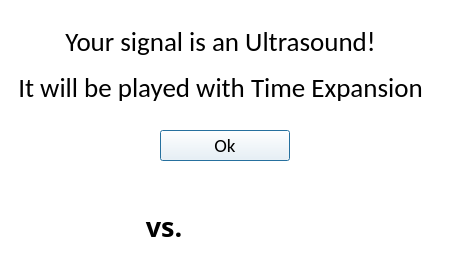
<?xml version="1.0" encoding="UTF-8"?>
<ui version="4.0">
 <class>ultraSound_qdialog</class>
 <widget class="QDialog" name="ultraSound_qdialog">
  <property name="geometry">
   <rect>
    <x>0</x>
    <y>0</y>
    <width>450</width>
    <height>280</height>
   </rect>
  </property>
  <property name="minimumSize">
   <size>
    <width>450</width>
    <height>280</height>
   </size>
  </property>
  <property name="maximumSize">
   <size>
    <width>450</width>
    <height>280</height>
   </size>
  </property>
  <property name="palette">
   <palette>
    <active>
     <colorrole role="WindowText">
      <brush brushstyle="SolidPattern">
       <color alpha="255">
        <red>0</red>
        <green>0</green>
        <blue>0</blue>
       </color>
      </brush>
     </colorrole>
     <colorrole role="Button">
      <brush brushstyle="SolidPattern">
       <color alpha="255">
        <red>255</red>
        <green>255</green>
        <blue>255</blue>
       </color>
      </brush>
     </colorrole>
     <colorrole role="Light">
      <brush brushstyle="SolidPattern">
       <color alpha="255">
        <red>255</red>
        <green>255</green>
        <blue>255</blue>
       </color>
      </brush>
     </colorrole>
     <colorrole role="Midlight">
      <brush brushstyle="SolidPattern">
       <color alpha="255">
        <red>255</red>
        <green>255</green>
        <blue>255</blue>
       </color>
      </brush>
     </colorrole>
     <colorrole role="Dark">
      <brush brushstyle="SolidPattern">
       <color alpha="255">
        <red>127</red>
        <green>127</green>
        <blue>127</blue>
       </color>
      </brush>
     </colorrole>
     <colorrole role="Mid">
      <brush brushstyle="SolidPattern">
       <color alpha="255">
        <red>170</red>
        <green>170</green>
        <blue>170</blue>
       </color>
      </brush>
     </colorrole>
     <colorrole role="Text">
      <brush brushstyle="SolidPattern">
       <color alpha="255">
        <red>0</red>
        <green>0</green>
        <blue>0</blue>
       </color>
      </brush>
     </colorrole>
     <colorrole role="BrightText">
      <brush brushstyle="SolidPattern">
       <color alpha="255">
        <red>255</red>
        <green>255</green>
        <blue>255</blue>
       </color>
      </brush>
     </colorrole>
     <colorrole role="ButtonText">
      <brush brushstyle="SolidPattern">
       <color alpha="255">
        <red>0</red>
        <green>0</green>
        <blue>0</blue>
       </color>
      </brush>
     </colorrole>
     <colorrole role="Base">
      <brush brushstyle="SolidPattern">
       <color alpha="255">
        <red>255</red>
        <green>255</green>
        <blue>255</blue>
       </color>
      </brush>
     </colorrole>
     <colorrole role="Window">
      <brush brushstyle="SolidPattern">
       <color alpha="255">
        <red>255</red>
        <green>255</green>
        <blue>255</blue>
       </color>
      </brush>
     </colorrole>
     <colorrole role="Shadow">
      <brush brushstyle="SolidPattern">
       <color alpha="255">
        <red>0</red>
        <green>0</green>
        <blue>0</blue>
       </color>
      </brush>
     </colorrole>
     <colorrole role="AlternateBase">
      <brush brushstyle="SolidPattern">
       <color alpha="255">
        <red>255</red>
        <green>255</green>
        <blue>255</blue>
       </color>
      </brush>
     </colorrole>
     <colorrole role="ToolTipBase">
      <brush brushstyle="SolidPattern">
       <color alpha="255">
        <red>255</red>
        <green>255</green>
        <blue>220</blue>
       </color>
      </brush>
     </colorrole>
     <colorrole role="ToolTipText">
      <brush brushstyle="SolidPattern">
       <color alpha="255">
        <red>0</red>
        <green>0</green>
        <blue>0</blue>
       </color>
      </brush>
     </colorrole>
    </active>
    <inactive>
     <colorrole role="WindowText">
      <brush brushstyle="SolidPattern">
       <color alpha="255">
        <red>0</red>
        <green>0</green>
        <blue>0</blue>
       </color>
      </brush>
     </colorrole>
     <colorrole role="Button">
      <brush brushstyle="SolidPattern">
       <color alpha="255">
        <red>255</red>
        <green>255</green>
        <blue>255</blue>
       </color>
      </brush>
     </colorrole>
     <colorrole role="Light">
      <brush brushstyle="SolidPattern">
       <color alpha="255">
        <red>255</red>
        <green>255</green>
        <blue>255</blue>
       </color>
      </brush>
     </colorrole>
     <colorrole role="Midlight">
      <brush brushstyle="SolidPattern">
       <color alpha="255">
        <red>255</red>
        <green>255</green>
        <blue>255</blue>
       </color>
      </brush>
     </colorrole>
     <colorrole role="Dark">
      <brush brushstyle="SolidPattern">
       <color alpha="255">
        <red>127</red>
        <green>127</green>
        <blue>127</blue>
       </color>
      </brush>
     </colorrole>
     <colorrole role="Mid">
      <brush brushstyle="SolidPattern">
       <color alpha="255">
        <red>170</red>
        <green>170</green>
        <blue>170</blue>
       </color>
      </brush>
     </colorrole>
     <colorrole role="Text">
      <brush brushstyle="SolidPattern">
       <color alpha="255">
        <red>0</red>
        <green>0</green>
        <blue>0</blue>
       </color>
      </brush>
     </colorrole>
     <colorrole role="BrightText">
      <brush brushstyle="SolidPattern">
       <color alpha="255">
        <red>255</red>
        <green>255</green>
        <blue>255</blue>
       </color>
      </brush>
     </colorrole>
     <colorrole role="ButtonText">
      <brush brushstyle="SolidPattern">
       <color alpha="255">
        <red>0</red>
        <green>0</green>
        <blue>0</blue>
       </color>
      </brush>
     </colorrole>
     <colorrole role="Base">
      <brush brushstyle="SolidPattern">
       <color alpha="255">
        <red>255</red>
        <green>255</green>
        <blue>255</blue>
       </color>
      </brush>
     </colorrole>
     <colorrole role="Window">
      <brush brushstyle="SolidPattern">
       <color alpha="255">
        <red>255</red>
        <green>255</green>
        <blue>255</blue>
       </color>
      </brush>
     </colorrole>
     <colorrole role="Shadow">
      <brush brushstyle="SolidPattern">
       <color alpha="255">
        <red>0</red>
        <green>0</green>
        <blue>0</blue>
       </color>
      </brush>
     </colorrole>
     <colorrole role="AlternateBase">
      <brush brushstyle="SolidPattern">
       <color alpha="255">
        <red>255</red>
        <green>255</green>
        <blue>255</blue>
       </color>
      </brush>
     </colorrole>
     <colorrole role="ToolTipBase">
      <brush brushstyle="SolidPattern">
       <color alpha="255">
        <red>255</red>
        <green>255</green>
        <blue>220</blue>
       </color>
      </brush>
     </colorrole>
     <colorrole role="ToolTipText">
      <brush brushstyle="SolidPattern">
       <color alpha="255">
        <red>0</red>
        <green>0</green>
        <blue>0</blue>
       </color>
      </brush>
     </colorrole>
    </inactive>
    <disabled>
     <colorrole role="WindowText">
      <brush brushstyle="SolidPattern">
       <color alpha="255">
        <red>127</red>
        <green>127</green>
        <blue>127</blue>
       </color>
      </brush>
     </colorrole>
     <colorrole role="Button">
      <brush brushstyle="SolidPattern">
       <color alpha="255">
        <red>255</red>
        <green>255</green>
        <blue>255</blue>
       </color>
      </brush>
     </colorrole>
     <colorrole role="Light">
      <brush brushstyle="SolidPattern">
       <color alpha="255">
        <red>255</red>
        <green>255</green>
        <blue>255</blue>
       </color>
      </brush>
     </colorrole>
     <colorrole role="Midlight">
      <brush brushstyle="SolidPattern">
       <color alpha="255">
        <red>255</red>
        <green>255</green>
        <blue>255</blue>
       </color>
      </brush>
     </colorrole>
     <colorrole role="Dark">
      <brush brushstyle="SolidPattern">
       <color alpha="255">
        <red>127</red>
        <green>127</green>
        <blue>127</blue>
       </color>
      </brush>
     </colorrole>
     <colorrole role="Mid">
      <brush brushstyle="SolidPattern">
       <color alpha="255">
        <red>170</red>
        <green>170</green>
        <blue>170</blue>
       </color>
      </brush>
     </colorrole>
     <colorrole role="Text">
      <brush brushstyle="SolidPattern">
       <color alpha="255">
        <red>127</red>
        <green>127</green>
        <blue>127</blue>
       </color>
      </brush>
     </colorrole>
     <colorrole role="BrightText">
      <brush brushstyle="SolidPattern">
       <color alpha="255">
        <red>255</red>
        <green>255</green>
        <blue>255</blue>
       </color>
      </brush>
     </colorrole>
     <colorrole role="ButtonText">
      <brush brushstyle="SolidPattern">
       <color alpha="255">
        <red>127</red>
        <green>127</green>
        <blue>127</blue>
       </color>
      </brush>
     </colorrole>
     <colorrole role="Base">
      <brush brushstyle="SolidPattern">
       <color alpha="255">
        <red>255</red>
        <green>255</green>
        <blue>255</blue>
       </color>
      </brush>
     </colorrole>
     <colorrole role="Window">
      <brush brushstyle="SolidPattern">
       <color alpha="255">
        <red>255</red>
        <green>255</green>
        <blue>255</blue>
       </color>
      </brush>
     </colorrole>
     <colorrole role="Shadow">
      <brush brushstyle="SolidPattern">
       <color alpha="255">
        <red>0</red>
        <green>0</green>
        <blue>0</blue>
       </color>
      </brush>
     </colorrole>
     <colorrole role="AlternateBase">
      <brush brushstyle="SolidPattern">
       <color alpha="255">
        <red>255</red>
        <green>255</green>
        <blue>255</blue>
       </color>
      </brush>
     </colorrole>
     <colorrole role="ToolTipBase">
      <brush brushstyle="SolidPattern">
       <color alpha="255">
        <red>255</red>
        <green>255</green>
        <blue>220</blue>
       </color>
      </brush>
     </colorrole>
     <colorrole role="ToolTipText">
      <brush brushstyle="SolidPattern">
       <color alpha="255">
        <red>0</red>
        <green>0</green>
        <blue>0</blue>
       </color>
      </brush>
     </colorrole>
    </disabled>
   </palette>
  </property>
  <property name="windowTitle">
   <string>UltraSound Signal</string>
  </property>
  <widget class="QLabel" name="label_28">
   <property name="geometry">
    <rect>
     <x>10</x>
     <y>20</y>
     <width>421</width>
     <height>91</height>
    </rect>
   </property>
   <property name="font">
    <font>
     <family>Calibri</family>
     <pointsize>20</pointsize>
    </font>
   </property>
   <property name="text">
    <string>&lt;html&gt;&lt;head/&gt;&lt;body&gt;&lt;p align=&quot;center&quot;&gt;Your signal is an Ultrasound!&lt;/p&gt;&lt;p align=&quot;center&quot;&gt;It will be played with Time Expansion&lt;/p&gt;&lt;/body&gt;&lt;/html&gt;</string>
   </property>
  </widget>
  <widget class="QPushButton" name="ok_btn">
   <property name="geometry">
    <rect>
     <x>160</x>
     <y>130</y>
     <width>130</width>
     <height>31</height>
    </rect>
   </property>
   <property name="minimumSize">
    <size>
     <width>130</width>
     <height>0</height>
    </size>
   </property>
   <property name="maximumSize">
    <size>
     <width>130</width>
     <height>16777215</height>
    </size>
   </property>
   <property name="palette">
    <palette>
     <active>
      <colorrole role="WindowText">
       <brush brushstyle="SolidPattern">
        <color alpha="255">
         <red>0</red>
         <green>0</green>
         <blue>0</blue>
        </color>
       </brush>
      </colorrole>
      <colorrole role="Button">
       <brush brushstyle="SolidPattern">
        <color alpha="255">
         <red>255</red>
         <green>255</green>
         <blue>255</blue>
        </color>
       </brush>
      </colorrole>
      <colorrole role="Light">
       <brush brushstyle="SolidPattern">
        <color alpha="255">
         <red>255</red>
         <green>255</green>
         <blue>255</blue>
        </color>
       </brush>
      </colorrole>
      <colorrole role="Midlight">
       <brush brushstyle="SolidPattern">
        <color alpha="255">
         <red>255</red>
         <green>255</green>
         <blue>255</blue>
        </color>
       </brush>
      </colorrole>
      <colorrole role="Dark">
       <brush brushstyle="SolidPattern">
        <color alpha="255">
         <red>127</red>
         <green>127</green>
         <blue>127</blue>
        </color>
       </brush>
      </colorrole>
      <colorrole role="Mid">
       <brush brushstyle="SolidPattern">
        <color alpha="255">
         <red>170</red>
         <green>170</green>
         <blue>170</blue>
        </color>
       </brush>
      </colorrole>
      <colorrole role="Text">
       <brush brushstyle="SolidPattern">
        <color alpha="255">
         <red>0</red>
         <green>0</green>
         <blue>0</blue>
        </color>
       </brush>
      </colorrole>
      <colorrole role="BrightText">
       <brush brushstyle="SolidPattern">
        <color alpha="255">
         <red>255</red>
         <green>255</green>
         <blue>255</blue>
        </color>
       </brush>
      </colorrole>
      <colorrole role="ButtonText">
       <brush brushstyle="SolidPattern">
        <color alpha="255">
         <red>0</red>
         <green>0</green>
         <blue>0</blue>
        </color>
       </brush>
      </colorrole>
      <colorrole role="Base">
       <brush brushstyle="SolidPattern">
        <color alpha="255">
         <red>255</red>
         <green>255</green>
         <blue>255</blue>
        </color>
       </brush>
      </colorrole>
      <colorrole role="Window">
       <brush brushstyle="SolidPattern">
        <color alpha="255">
         <red>255</red>
         <green>255</green>
         <blue>255</blue>
        </color>
       </brush>
      </colorrole>
      <colorrole role="Shadow">
       <brush brushstyle="SolidPattern">
        <color alpha="255">
         <red>0</red>
         <green>0</green>
         <blue>0</blue>
        </color>
       </brush>
      </colorrole>
      <colorrole role="AlternateBase">
       <brush brushstyle="SolidPattern">
        <color alpha="255">
         <red>255</red>
         <green>255</green>
         <blue>255</blue>
        </color>
       </brush>
      </colorrole>
      <colorrole role="ToolTipBase">
       <brush brushstyle="SolidPattern">
        <color alpha="255">
         <red>255</red>
         <green>255</green>
         <blue>220</blue>
        </color>
       </brush>
      </colorrole>
      <colorrole role="ToolTipText">
       <brush brushstyle="SolidPattern">
        <color alpha="255">
         <red>0</red>
         <green>0</green>
         <blue>0</blue>
        </color>
       </brush>
      </colorrole>
     </active>
     <inactive>
      <colorrole role="WindowText">
       <brush brushstyle="SolidPattern">
        <color alpha="255">
         <red>0</red>
         <green>0</green>
         <blue>0</blue>
        </color>
       </brush>
      </colorrole>
      <colorrole role="Button">
       <brush brushstyle="SolidPattern">
        <color alpha="255">
         <red>255</red>
         <green>255</green>
         <blue>255</blue>
        </color>
       </brush>
      </colorrole>
      <colorrole role="Light">
       <brush brushstyle="SolidPattern">
        <color alpha="255">
         <red>255</red>
         <green>255</green>
         <blue>255</blue>
        </color>
       </brush>
      </colorrole>
      <colorrole role="Midlight">
       <brush brushstyle="SolidPattern">
        <color alpha="255">
         <red>255</red>
         <green>255</green>
         <blue>255</blue>
        </color>
       </brush>
      </colorrole>
      <colorrole role="Dark">
       <brush brushstyle="SolidPattern">
        <color alpha="255">
         <red>127</red>
         <green>127</green>
         <blue>127</blue>
        </color>
       </brush>
      </colorrole>
      <colorrole role="Mid">
       <brush brushstyle="SolidPattern">
        <color alpha="255">
         <red>170</red>
         <green>170</green>
         <blue>170</blue>
        </color>
       </brush>
      </colorrole>
      <colorrole role="Text">
       <brush brushstyle="SolidPattern">
        <color alpha="255">
         <red>0</red>
         <green>0</green>
         <blue>0</blue>
        </color>
       </brush>
      </colorrole>
      <colorrole role="BrightText">
       <brush brushstyle="SolidPattern">
        <color alpha="255">
         <red>255</red>
         <green>255</green>
         <blue>255</blue>
        </color>
       </brush>
      </colorrole>
      <colorrole role="ButtonText">
       <brush brushstyle="SolidPattern">
        <color alpha="255">
         <red>0</red>
         <green>0</green>
         <blue>0</blue>
        </color>
       </brush>
      </colorrole>
      <colorrole role="Base">
       <brush brushstyle="SolidPattern">
        <color alpha="255">
         <red>255</red>
         <green>255</green>
         <blue>255</blue>
        </color>
       </brush>
      </colorrole>
      <colorrole role="Window">
       <brush brushstyle="SolidPattern">
        <color alpha="255">
         <red>255</red>
         <green>255</green>
         <blue>255</blue>
        </color>
       </brush>
      </colorrole>
      <colorrole role="Shadow">
       <brush brushstyle="SolidPattern">
        <color alpha="255">
         <red>0</red>
         <green>0</green>
         <blue>0</blue>
        </color>
       </brush>
      </colorrole>
      <colorrole role="AlternateBase">
       <brush brushstyle="SolidPattern">
        <color alpha="255">
         <red>255</red>
         <green>255</green>
         <blue>255</blue>
        </color>
       </brush>
      </colorrole>
      <colorrole role="ToolTipBase">
       <brush brushstyle="SolidPattern">
        <color alpha="255">
         <red>255</red>
         <green>255</green>
         <blue>220</blue>
        </color>
       </brush>
      </colorrole>
      <colorrole role="ToolTipText">
       <brush brushstyle="SolidPattern">
        <color alpha="255">
         <red>0</red>
         <green>0</green>
         <blue>0</blue>
        </color>
       </brush>
      </colorrole>
     </inactive>
     <disabled>
      <colorrole role="WindowText">
       <brush brushstyle="SolidPattern">
        <color alpha="255">
         <red>127</red>
         <green>127</green>
         <blue>127</blue>
        </color>
       </brush>
      </colorrole>
      <colorrole role="Button">
       <brush brushstyle="SolidPattern">
        <color alpha="255">
         <red>255</red>
         <green>255</green>
         <blue>255</blue>
        </color>
       </brush>
      </colorrole>
      <colorrole role="Light">
       <brush brushstyle="SolidPattern">
        <color alpha="255">
         <red>255</red>
         <green>255</green>
         <blue>255</blue>
        </color>
       </brush>
      </colorrole>
      <colorrole role="Midlight">
       <brush brushstyle="SolidPattern">
        <color alpha="255">
         <red>255</red>
         <green>255</green>
         <blue>255</blue>
        </color>
       </brush>
      </colorrole>
      <colorrole role="Dark">
       <brush brushstyle="SolidPattern">
        <color alpha="255">
         <red>127</red>
         <green>127</green>
         <blue>127</blue>
        </color>
       </brush>
      </colorrole>
      <colorrole role="Mid">
       <brush brushstyle="SolidPattern">
        <color alpha="255">
         <red>170</red>
         <green>170</green>
         <blue>170</blue>
        </color>
       </brush>
      </colorrole>
      <colorrole role="Text">
       <brush brushstyle="SolidPattern">
        <color alpha="255">
         <red>127</red>
         <green>127</green>
         <blue>127</blue>
        </color>
       </brush>
      </colorrole>
      <colorrole role="BrightText">
       <brush brushstyle="SolidPattern">
        <color alpha="255">
         <red>255</red>
         <green>255</green>
         <blue>255</blue>
        </color>
       </brush>
      </colorrole>
      <colorrole role="ButtonText">
       <brush brushstyle="SolidPattern">
        <color alpha="255">
         <red>127</red>
         <green>127</green>
         <blue>127</blue>
        </color>
       </brush>
      </colorrole>
      <colorrole role="Base">
       <brush brushstyle="SolidPattern">
        <color alpha="255">
         <red>255</red>
         <green>255</green>
         <blue>255</blue>
        </color>
       </brush>
      </colorrole>
      <colorrole role="Window">
       <brush brushstyle="SolidPattern">
        <color alpha="255">
         <red>255</red>
         <green>255</green>
         <blue>255</blue>
        </color>
       </brush>
      </colorrole>
      <colorrole role="Shadow">
       <brush brushstyle="SolidPattern">
        <color alpha="255">
         <red>0</red>
         <green>0</green>
         <blue>0</blue>
        </color>
       </brush>
      </colorrole>
      <colorrole role="AlternateBase">
       <brush brushstyle="SolidPattern">
        <color alpha="255">
         <red>255</red>
         <green>255</green>
         <blue>255</blue>
        </color>
       </brush>
      </colorrole>
      <colorrole role="ToolTipBase">
       <brush brushstyle="SolidPattern">
        <color alpha="255">
         <red>255</red>
         <green>255</green>
         <blue>220</blue>
        </color>
       </brush>
      </colorrole>
      <colorrole role="ToolTipText">
       <brush brushstyle="SolidPattern">
        <color alpha="255">
         <red>0</red>
         <green>0</green>
         <blue>0</blue>
        </color>
       </brush>
      </colorrole>
     </disabled>
    </palette>
   </property>
   <property name="font">
    <font>
     <family>Calibri</family>
     <pointsize>14</pointsize>
    </font>
   </property>
   <property name="text">
    <string>Ok</string>
   </property>
  </widget>
  <widget class="QWidget" name="layoutWidget">
   <property name="geometry">
    <rect>
     <x>30</x>
     <y>180</y>
     <width>261</width>
     <height>92</height>
    </rect>
   </property>
   <layout class="QHBoxLayout" name="horizontalLayout">
    <item>
     <widget class="QLabel" name="label">
      <property name="text">
       <string/>
      </property>
      <property name="pixmap">
       <pixmap resource="images.qrc">:/newPrefix/C:/Users/Ernesto Zarza/Documents/Nueva carpeta/wav.png</pixmap>
      </property>
     </widget>
    </item>
    <item>
     <widget class="QLabel" name="label_3">
      <property name="maximumSize">
       <size>
        <width>1000</width>
        <height>170</height>
       </size>
      </property>
      <property name="font">
       <font>
        <family>Ravie</family>
        <pointsize>20</pointsize>
        <weight>75</weight>
        <bold>true</bold>
       </font>
      </property>
      <property name="text">
       <string> vs.</string>
      </property>
      <property name="alignment">
       <set>Qt::AlignCenter</set>
      </property>
     </widget>
    </item>
    <item>
     <widget class="QLabel" name="label_2">
      <property name="text">
       <string/>
      </property>
      <property name="pixmap">
       <pixmap resource="images.qrc">:/newPrefix/C:/Users/Ernesto Zarza/Documents/Nueva carpeta/mp3.jpg</pixmap>
      </property>
     </widget>
    </item>
   </layout>
  </widget>
 </widget>
 <resources>
  <include location="images.qrc"/>
 </resources>
 <connections/>
</ui>
